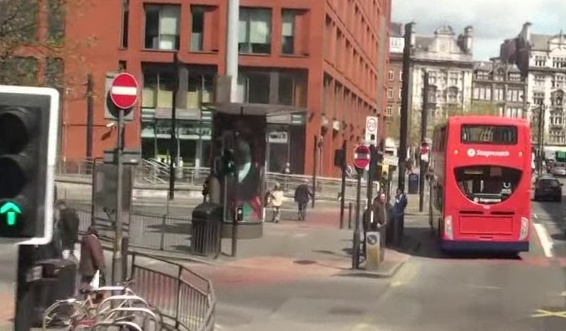
#> input picture python/opencv/day4/cut_img.jpg, 566 x 331 px, found by its file name
$ python ex6.py   (older library calls are emulated)
#> lines starting #> are read from the running program, lines starting #| are printed output that depends on the picture
import cv2
import numpy as np

img=cv2.imread('./pn/opencv/day4/cut_img.jpg')
#> img is the input picture: shape (331, 566, 3); mean B, G, R 102, 112.2, 136.3
n_img=cv2.resize(img,(300,300))
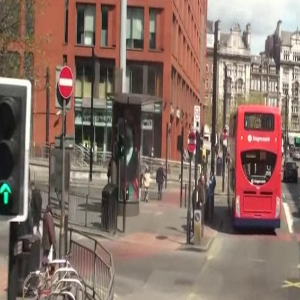
#> n_img: shape (300, 300, 3); mean B, G, R 101.9, 112, 136.2
print(img.shape,n_img.shape)
#| (331, 566, 3) (300, 300, 3)
cv2.imshow('img',img)
cv2.imshow('n_img',n_img)
cv2.waitKey(0)

ck_img=cv2.imread('./pn/opencv/day4/cut_img.jpg')
#ck_img=cv2.resize(ck_img,(300,300))
gry_ck_img=cv2.cvtColor(ck_img,cv2.COLOR_BGR2GRAY)
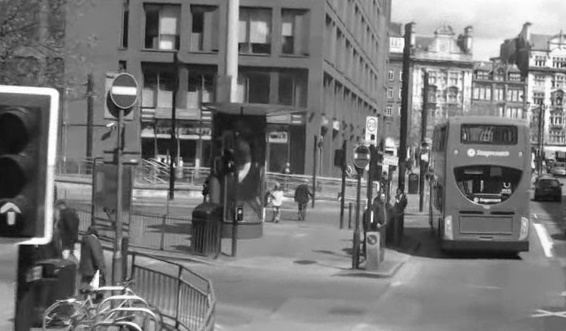
#> gry_ck_img: shape (331, 566); min 5, max 255, mean 118.3
new_img=cv2.imread('./pn/opencv/day4/ck2_img.jpg')
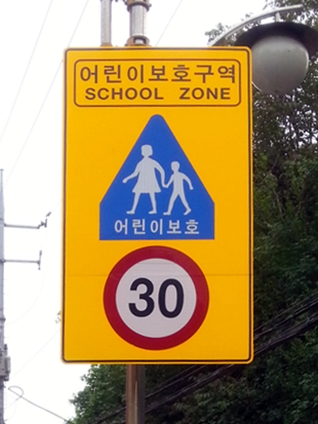
#> input picture python/opencv/day4/ck2_img.jpg, 318 x 424 px, found by its file name
#> new_img is the input picture: shape (424, 318, 3); mean B, G, R 101.5, 144, 166.6
gry_new_img=cv2.cvtColor(new_img,cv2.COLOR_BGR2GRAY)
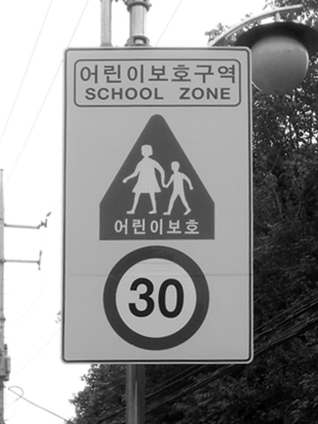
#> gry_new_img: shape (424, 318); min 0, max 255, mean 146

sift=cv2.SIFT().create()#검출 및 기술 객체
ck_kp,ck_des=sift.detectAndCompute(gry_ck_img,None)#특징점 도출 및 기술
#> ck_kp = 2108 keypoints; strongest (x, y, size): (372, 137, 3), (372, 220, 1.8), (35, 241, 6.2), (95, 284, 6.5)
new_kp,new_des=sift.detectAndCompute(gry_new_img,None)#특징점 도출 및 기술
#> new_kp = 764 keypoints; strongest (x, y, size): (300, 143, 2.6), (314, 114, 1.9), (292, 129, 1.8), (295, 134, 1.9)

print(len(ck_kp),len(new_kp))
#| 2108 764
flann_matcher=cv2.DescriptorMatcher().create(cv2.DescriptorMatcher_FLANNBASED)
knn_matcher=flann_matcher.knnMatch(ck_des,new_des,2)
#> knn_matcher = 2108 matches
m_l=[]
T=0.9
for ck_des,new_des in knn_matcher:
    if ck_des.distance/new_des.distance<T:
        m_l.append(ck_des)
#> after the loop, m_l = 411 matches
mc_img=np.empty((max(ck_img.shape[0],new_img.shape[0]),ck_img.shape[1]+new_img.shape[1],3),
                np.uint8)
cv2.drawMatches(ck_img,ck_kp,new_img,new_kp,m_l,mc_img,
                flags=cv2.DrawMatchesFlags_NOT_DRAW_SINGLE_POINTS)
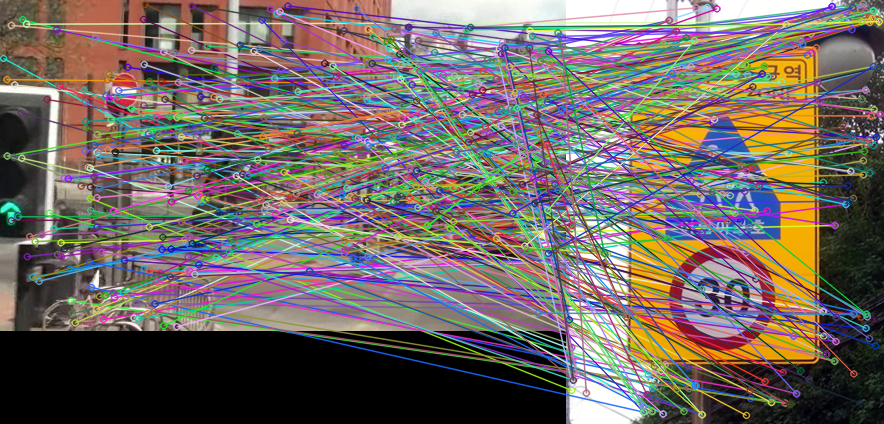
#> mc_img: shape (424, 884, 3); mean B, G, R 98.7, 103.6, 113.2
cv2.imshow('end_img',mc_img)
cv2.waitKey(0)
cv2.destroyAllWindows()
